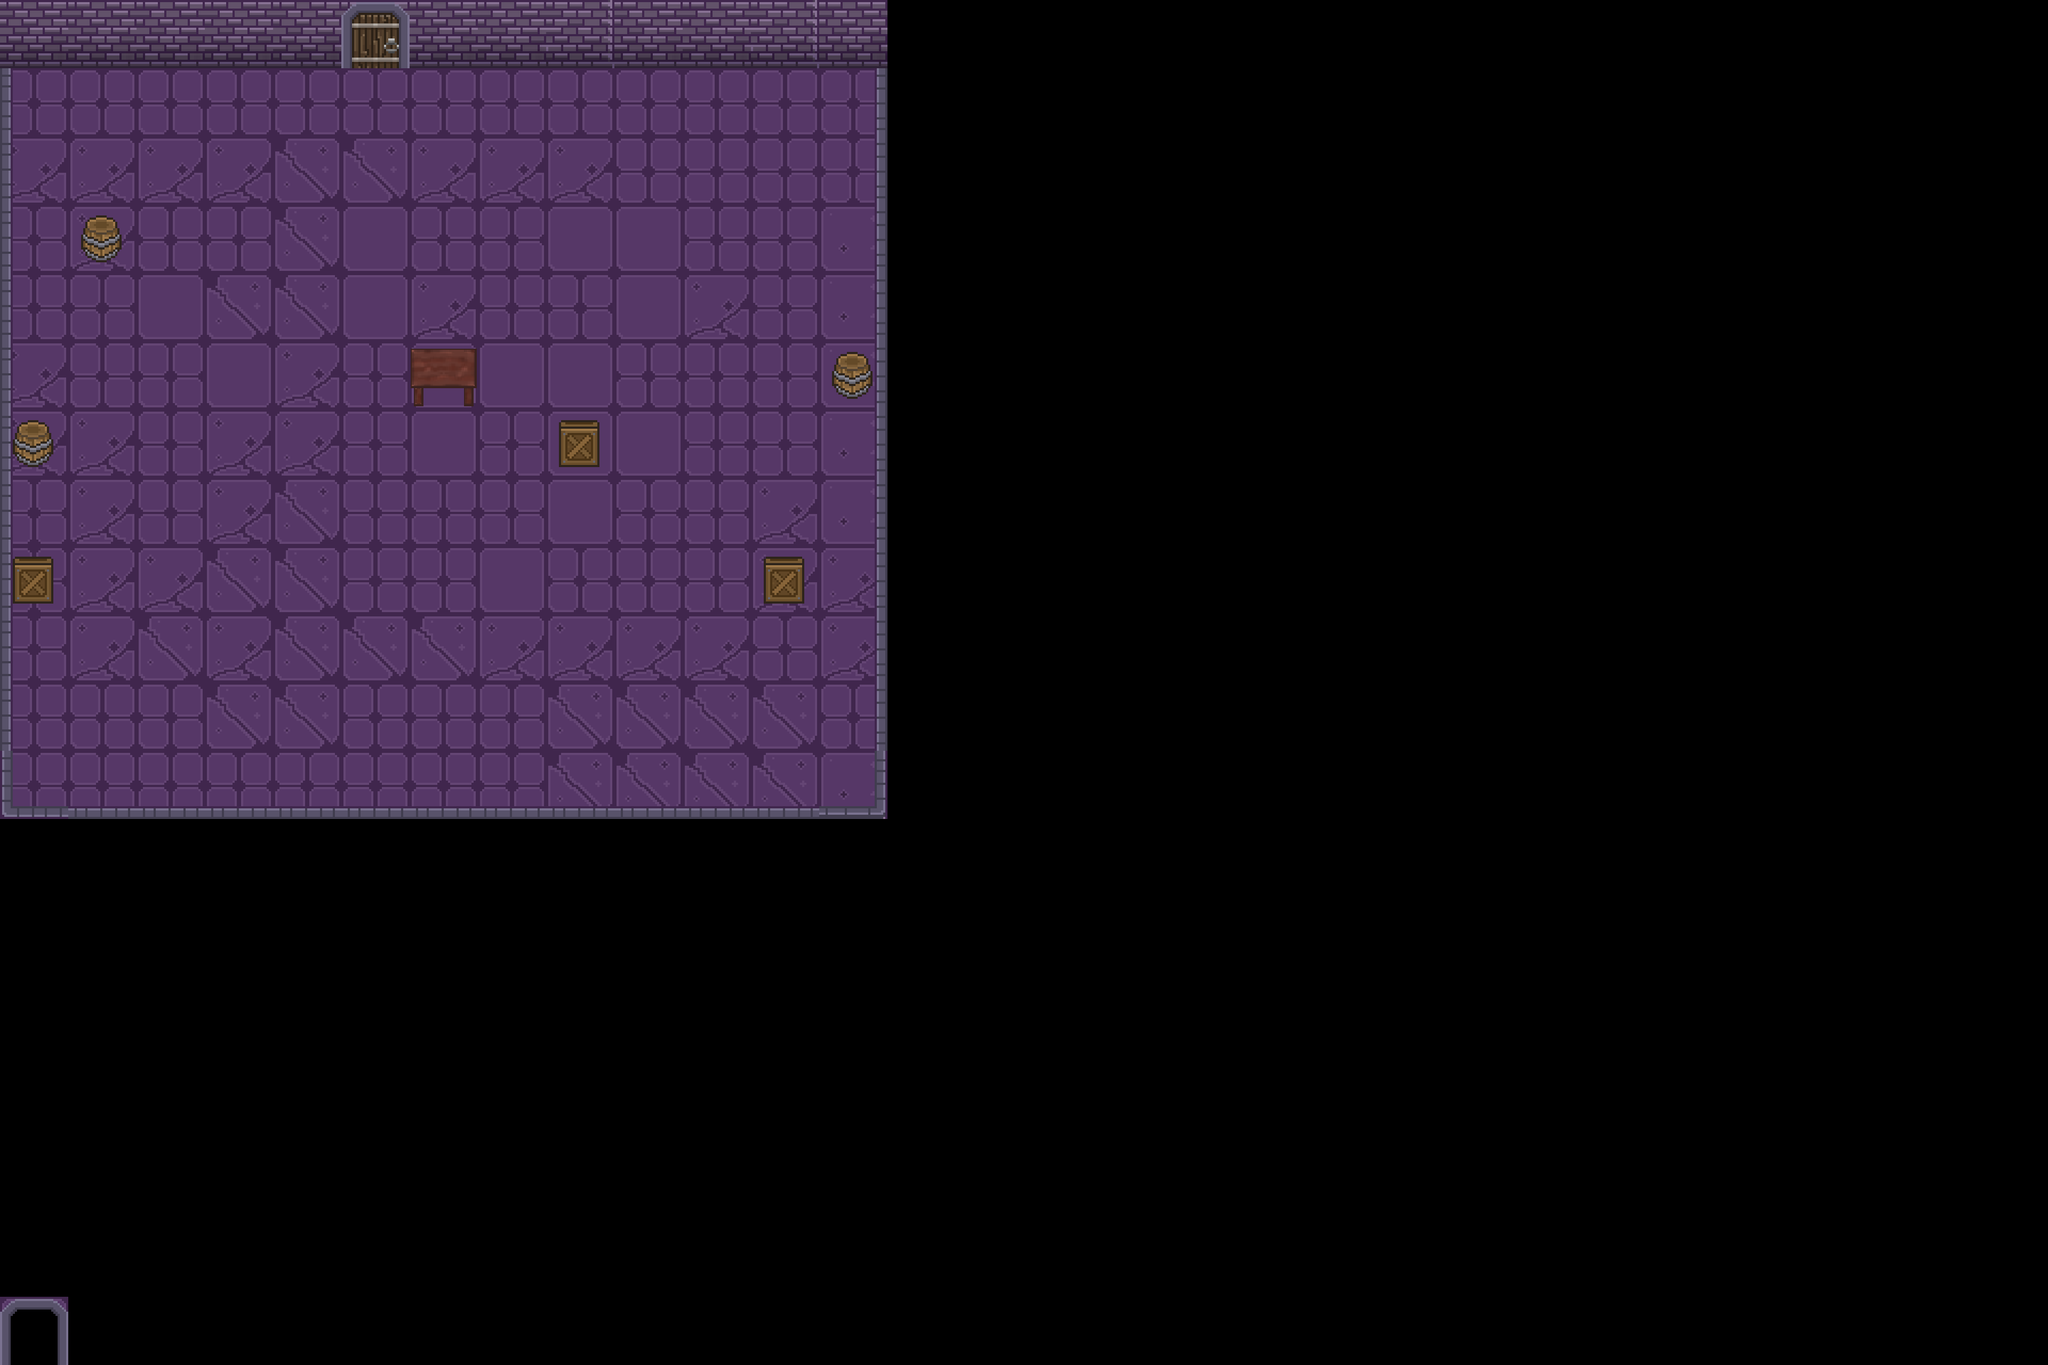

This is a level from a 2D game, rendered from its Tiled map with the project's own tilesets. A one-line summary and the complete map file follow:
An orthogonal 30x20 tile map with 128x128 px tiles, 5 tile layers (floor, boundary, wall, objects, ...) and 3 objects (player, capecao, door).

<map version="1.10" tiledversion="1.11.0" orientation="orthogonal" renderorder="right-down" width="30" height="20" tilewidth="128" tileheight="128" infinite="0" nextlayerid="10" nextobjectid="25">
 <tileset firstgid="1" source="dungeon_tile.tsx" />
 <layer id="1" name="floor" width="30" height="20">
  <data encoding="csv">
3,3,3,3,3,3,33,3,3,3,3,3,3,0,0,0,0,0,0,0,0,0,0,0,0,0,0,0,0,0,
29,29,29,29,29,29,29,29,29,29,29,29,29,0,0,0,0,0,0,0,0,0,0,0,0,0,0,0,0,0,
27,27,27,27,28,28,27,27,27,29,29,29,29,0,0,0,0,0,0,0,0,0,0,0,0,0,0,0,0,0,
29,27,29,29,28,2,29,29,2,2,29,29,8,0,0,0,0,0,0,0,0,0,0,0,0,0,0,0,0,0,
29,29,2,28,28,2,27,29,29,2,27,29,8,0,0,0,0,0,0,0,0,0,0,0,0,0,0,0,0,0,
27,29,29,2,27,29,2,2,2,29,29,29,8,0,0,0,0,0,0,0,0,0,0,0,0,0,0,0,0,0,
27,27,29,27,27,29,2,29,2,2,29,29,8,0,0,0,0,0,0,0,0,0,0,0,0,0,0,0,0,0,
29,27,29,27,28,29,29,29,2,29,29,27,8,0,0,0,0,0,0,0,0,0,0,0,0,0,0,0,0,0,
29,27,27,28,28,29,29,2,29,29,29,27,27,0,0,0,0,0,0,0,0,0,0,0,0,0,0,0,0,0,
29,27,28,27,28,28,28,27,27,27,27,29,27,0,0,0,0,0,0,0,0,0,0,0,0,0,0,0,0,0,
29,29,29,28,28,29,29,29,28,28,28,28,29,0,0,0,0,0,0,0,0,0,0,0,0,0,0,0,0,0,
29,29,29,29,29,29,29,29,28,28,28,28,8,0,0,0,0,0,0,0,0,0,0,0,0,0,0,0,0,0,
0,0,0,0,0,0,0,0,0,0,0,0,0,0,0,0,0,0,0,0,0,0,0,0,0,0,0,0,0,0,
0,0,0,0,0,0,0,0,0,0,0,0,0,0,0,0,0,0,0,0,0,0,0,0,0,0,0,0,0,0,
0,0,0,0,0,0,0,0,0,0,0,0,0,0,0,0,0,0,0,0,0,0,0,0,0,0,0,0,0,0,
0,0,0,0,0,0,0,0,0,0,0,0,0,0,0,0,0,0,0,0,0,0,0,0,0,0,0,0,0,0,
0,0,0,0,0,0,0,0,0,0,0,0,0,0,0,0,0,0,0,0,0,0,0,0,0,0,0,0,0,0,
0,0,0,0,0,0,0,0,0,0,0,0,0,0,0,0,0,0,0,0,0,0,0,0,0,0,0,0,0,0,
0,0,0,0,0,0,0,0,0,0,0,0,0,0,0,0,0,0,0,0,0,0,0,0,0,0,0,0,0,0,
2,0,0,0,0,0,0,0,0,0,0,0,0,0,0,0,0,0,0,0,0,0,0,0,0,0,0,0,0,0
</data>
 </layer>
 <layer id="3" name="boundary" width="30" height="20">
  <data encoding="csv">
0,0,0,0,0,0,0,0,0,0,0,0,0,0,0,0,0,0,0,0,0,0,0,0,0,0,0,0,0,0,
46,64,0,65,0,0,0,0,0,0,0,0,3221225536,0,0,0,0,0,0,0,0,0,0,0,0,0,0,0,0,0,
0,0,3221225536,0,0,2684354626,0,0,45,65,0,0,2684354626,0,0,0,0,0,0,0,0,0,0,0,0,0,0,0,0,0,
0,0,0,0,0,0,0,0,65,0,2684354626,0,0,0,0,0,0,0,0,0,0,0,0,0,0,0,0,0,0,0,
45,0,0,0,65,0,0,64,0,0,0,46,0,0,0,0,0,0,0,0,0,0,0,0,0,0,0,0,0,0,
0,64,0,0,0,0,67,0,0,65,64,46,0,0,0,0,0,0,0,0,0,0,0,0,0,0,0,0,0,0,
0,46,0,0,0,2684354624,0,3221225536,0,0,0,0,0,0,0,0,0,0,0,0,0,0,0,0,0,0,0,0,0,0,
46,46,0,2684354626,0,0,0,0,0,0,0,0,0,0,0,0,0,0,0,0,0,0,0,0,0,0,0,0,0,0,
0,0,0,0,0,65,0,0,0,45,0,2684354626,45,0,0,0,0,0,0,0,0,0,0,0,0,0,0,0,0,0,
0,0,0,65,0,0,0,0,65,0,0,0,0,0,0,0,0,0,0,0,0,0,0,0,0,0,0,0,0,0,
0,0,0,0,0,3221225536,0,0,0,0,65,0,0,0,0,0,0,0,0,0,0,0,0,0,0,0,0,0,0,0,
46,0,0,0,0,0,0,0,0,0,1610612802,0,46,0,0,0,0,0,0,0,0,0,0,0,0,0,0,0,0,0,
0,0,0,0,0,0,0,0,0,0,0,0,0,0,0,0,0,0,0,0,0,0,0,0,0,0,0,0,0,0,
0,0,0,0,0,0,0,0,0,0,0,0,0,0,0,0,0,0,0,0,0,0,0,0,0,0,0,0,0,0,
0,0,0,0,0,0,0,0,0,0,0,0,0,0,0,0,0,0,0,0,0,0,0,0,0,0,0,0,0,0,
0,0,0,0,0,0,0,0,0,0,0,0,0,0,0,0,0,0,0,0,0,0,0,0,0,0,0,0,0,0,
0,0,0,0,0,0,0,0,0,0,0,0,0,0,0,0,0,0,0,0,0,0,0,0,0,0,0,0,0,0,
0,0,0,0,0,0,0,0,0,0,0,0,0,0,0,0,0,0,0,0,0,0,0,0,0,0,0,0,0,0,
0,0,0,0,0,0,0,0,0,0,0,0,0,0,0,0,0,0,0,0,0,0,0,0,0,0,0,0,0,0,
0,0,0,0,0,0,0,0,0,0,0,0,0,0,0,0,0,0,0,0,0,0,0,0,0,0,0,0,0,0
</data>
 </layer>
 <layer id="4" name="wall" width="30" height="20">
  <data encoding="csv">
3,3,3,3,3,3,3,3,5,3,3,5,3,0,0,0,0,0,0,0,0,0,0,0,0,0,0,0,0,0,
2684354561,0,0,0,0,0,0,0,0,0,0,0,1610612737,0,0,0,0,0,0,0,0,0,0,0,0,0,0,0,0,0,
2684354561,0,0,0,0,0,0,0,0,0,0,0,1610612737,0,0,0,0,0,0,0,0,0,0,0,0,0,0,0,0,0,
2684354561,0,0,0,0,0,0,0,0,0,0,0,1610612737,0,0,0,0,0,0,0,0,0,0,0,0,0,0,0,0,0,
2684354561,0,0,0,0,0,0,0,0,0,0,0,1610612737,0,0,0,0,0,0,0,0,0,0,0,0,0,0,0,0,0,
2684354561,0,0,0,0,0,0,0,0,0,0,0,1610612737,0,0,0,0,0,0,0,0,0,0,0,0,0,0,0,0,0,
2684354561,0,0,0,0,0,0,0,0,0,0,0,1610612737,0,0,0,0,0,0,0,0,0,0,0,0,0,0,0,0,0,
2684354561,0,0,0,0,0,0,0,0,0,0,0,1610612737,0,0,0,0,0,0,0,0,0,0,0,0,0,0,0,0,0,
2684354561,0,0,0,0,0,0,0,0,0,0,0,1610612737,0,0,0,0,0,0,0,0,0,0,0,0,0,0,0,0,0,
2684354561,0,0,0,0,0,0,0,0,0,0,0,1610612737,0,0,0,0,0,0,0,0,0,0,0,0,0,0,0,0,0,
2684354561,0,0,0,0,0,0,0,0,0,0,0,1610612737,0,0,0,0,0,0,0,0,0,0,0,0,0,0,0,0,0,
3221225484,1,1,1,1,1,1,1,1,1,1,1,14,0,0,0,0,0,0,0,0,0,0,0,0,0,0,0,0,0,
0,0,0,0,0,0,0,0,0,0,0,0,0,0,0,0,0,0,0,0,0,0,0,0,0,0,0,0,0,0,
0,0,0,0,0,0,0,0,0,0,0,0,0,0,0,0,0,0,0,0,0,0,0,0,0,0,0,0,0,0,
0,0,0,0,0,0,0,0,0,0,0,0,0,0,0,0,0,0,0,0,0,0,0,0,0,0,0,0,0,0,
0,0,0,0,0,0,0,0,0,0,0,0,0,0,0,0,0,0,0,0,0,0,0,0,0,0,0,0,0,0,
0,0,0,0,0,0,0,0,0,0,0,0,0,0,0,0,0,0,0,0,0,0,0,0,0,0,0,0,0,0,
0,0,0,0,0,0,0,0,0,0,0,0,0,0,0,0,0,0,0,0,0,0,0,0,0,0,0,0,0,0,
0,0,0,0,0,0,0,0,0,0,0,0,0,0,0,0,0,0,0,0,0,0,0,0,0,0,0,0,0,0,
23,0,0,0,0,0,0,0,0,0,0,0,0,0,0,0,0,0,0,0,0,0,0,0,0,0,0,0,0,0
</data>
 </layer>
 <objectgroup id="2" name="player" offsetx="-7" offsety="1">
  <object id="2" name="player" x="1224" y="584" />
 </objectgroup>
 <objectgroup id="9" name="capecao">
  <object id="23" name="capecao" x="1090" y="582" />
 </objectgroup>
 <layer id="8" name="objects" width="30" height="20">
  <data encoding="csv">
0,0,0,0,0,0,0,0,0,0,0,0,0,0,0,0,0,0,0,0,0,0,0,0,0,0,0,0,0,0,
0,0,0,0,0,0,0,0,0,0,0,0,0,0,0,0,0,0,0,0,0,0,0,0,0,0,0,0,0,0,
0,0,0,0,0,0,0,0,0,0,0,0,0,0,0,0,0,0,0,0,0,0,0,0,0,0,0,0,0,0,
0,26,0,0,0,0,0,0,0,0,0,0,0,0,0,0,0,0,0,0,0,0,0,0,0,0,0,0,0,0,
0,0,0,0,0,0,0,0,0,0,0,0,0,0,0,0,0,0,0,0,0,0,0,0,0,0,0,0,0,0,
0,0,0,0,0,0,37,0,0,0,0,0,26,0,0,0,0,0,0,0,0,0,0,0,0,0,0,0,0,0,
26,0,0,0,0,0,0,0,25,0,0,0,0,0,0,0,0,0,0,0,0,0,0,0,0,0,0,0,0,0,
0,0,0,0,0,0,0,0,0,0,0,0,0,0,0,0,0,0,0,0,0,0,0,0,0,0,0,0,0,0,
25,0,0,0,0,0,0,0,0,0,0,25,0,0,0,0,0,0,0,0,0,0,0,0,0,0,0,0,0,0,
0,0,0,0,0,0,0,0,0,0,0,0,0,0,0,0,0,0,0,0,0,0,0,0,0,0,0,0,0,0,
0,0,0,0,0,0,0,0,0,0,0,0,0,0,0,0,0,0,0,0,0,0,0,0,0,0,0,0,0,0,
0,0,0,0,0,0,0,0,0,0,0,0,0,0,0,0,0,0,0,0,0,0,0,0,0,0,0,0,0,0,
0,0,0,0,0,0,0,0,0,0,0,0,0,0,0,0,0,0,0,0,0,0,0,0,0,0,0,0,0,0,
0,0,0,0,0,0,0,0,0,0,0,0,0,0,0,0,0,0,0,0,0,0,0,0,0,0,0,0,0,0,
0,0,0,0,0,0,0,0,0,0,0,0,0,0,0,0,0,0,0,0,0,0,0,0,0,0,0,0,0,0,
0,0,0,0,0,0,0,0,0,0,0,0,0,0,0,0,0,0,0,0,0,0,0,0,0,0,0,0,0,0,
0,0,0,0,0,0,0,0,0,0,0,0,0,0,0,0,0,0,0,0,0,0,0,0,0,0,0,0,0,0,
0,0,0,0,0,0,0,0,0,0,0,0,0,0,0,0,0,0,0,0,0,0,0,0,0,0,0,0,0,0,
0,0,0,0,0,0,0,0,0,0,0,0,0,0,0,0,0,0,0,0,0,0,0,0,0,0,0,0,0,0,
0,0,0,0,0,0,0,0,0,0,0,0,0,0,0,0,0,0,0,0,0,0,0,0,0,0,0,0,0,0
</data>
 </layer>
 <layer id="7" name="door" width="30" height="20">
  <data encoding="csv">
0,0,0,0,0,33,0,0,0,0,0,0,0,0,0,0,0,0,0,0,0,0,0,0,0,0,0,0,0,0,
0,0,0,0,0,0,0,0,0,0,0,0,0,0,0,0,0,0,0,0,0,0,0,0,0,0,0,0,0,0,
0,0,0,0,0,0,0,0,0,0,0,0,0,0,0,0,0,0,0,0,0,0,0,0,0,0,0,0,0,0,
0,0,0,0,0,0,0,0,0,0,0,0,0,0,0,0,0,0,0,0,0,0,0,0,0,0,0,0,0,0,
0,0,0,0,0,0,0,0,0,0,0,0,0,0,0,0,0,0,0,0,0,0,0,0,0,0,0,0,0,0,
0,0,0,0,0,0,0,0,0,0,0,0,0,0,0,0,0,0,0,0,0,0,0,0,0,0,0,0,0,0,
0,0,0,0,0,0,0,0,0,0,0,0,0,0,0,0,0,0,0,0,0,0,0,0,0,0,0,0,0,0,
0,0,0,0,0,0,0,0,0,0,0,0,0,0,0,0,0,0,0,0,0,0,0,0,0,0,0,0,0,0,
0,0,0,0,0,0,0,0,0,0,0,0,0,0,0,0,0,0,0,0,0,0,0,0,0,0,0,0,0,0,
0,0,0,0,0,0,0,0,0,0,0,0,0,0,0,0,0,0,0,0,0,0,0,0,0,0,0,0,0,0,
0,0,0,0,0,0,0,0,0,0,0,0,0,0,0,0,0,0,0,0,0,0,0,0,0,0,0,0,0,0,
0,0,0,0,0,0,0,0,0,0,0,0,0,0,0,0,0,0,0,0,0,0,0,0,0,0,0,0,0,0,
0,0,0,0,0,0,0,0,0,0,0,0,0,0,0,0,0,0,0,0,0,0,0,0,0,0,0,0,0,0,
0,0,0,0,0,0,0,0,0,0,0,0,0,0,0,0,0,0,0,0,0,0,0,0,0,0,0,0,0,0,
0,0,0,0,0,0,0,0,0,0,0,0,0,0,0,0,0,0,0,0,0,0,0,0,0,0,0,0,0,0,
0,0,0,0,0,0,0,0,0,0,0,0,0,0,0,0,0,0,0,0,0,0,0,0,0,0,0,0,0,0,
0,0,0,0,0,0,0,0,0,0,0,0,0,0,0,0,0,0,0,0,0,0,0,0,0,0,0,0,0,0,
0,0,0,0,0,0,0,0,0,0,0,0,0,0,0,0,0,0,0,0,0,0,0,0,0,0,0,0,0,0,
0,0,0,0,0,0,0,0,0,0,0,0,0,0,0,0,0,0,0,0,0,0,0,0,0,0,0,0,0,0,
0,0,0,0,0,0,0,0,0,0,0,0,0,0,0,0,0,0,0,0,0,0,0,0,0,0,0,0,0,0
</data>
 </layer>
 <objectgroup id="5" name="door">
  <object id="3" name="door" x="640" y="0">
   <properties>
    <property name="path" value="../map/hub.tmx" />
   </properties>
  </object>
 </objectgroup>
</map>
